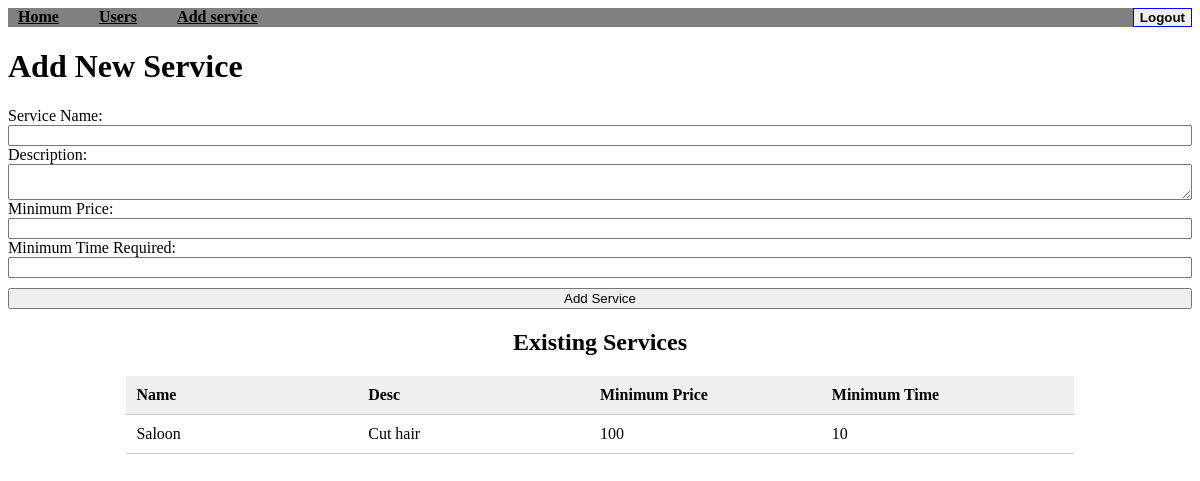
/admin-add-service (signed in), run on an earlier commit of the app's database.
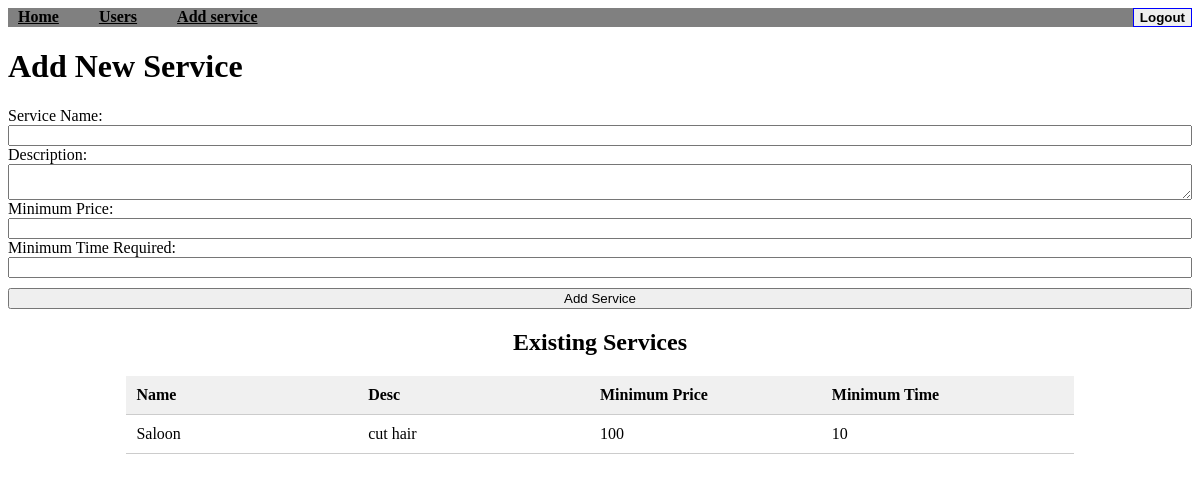
And on a later commit of the database.
### application/database.py (models this page shows)
class Services(db.Model):
    service_id = db.Column(db.Integer, primary_key=True)
    name = db.Column(db.String(150), nullable=False)
    desc = db.Column(db.String(500), nullable=False)
    min_price = db.Column(db.Integer, nullable=False)
    min_time_req = db.Column(db.String(200), nullable=False)
    requests = db.relationship('Requests', backref='services')

### app.py (the view, shortened to what this page needs)
@app.route('/admin-add-service', methods=['GET', 'POST'])
def add_service():
    if 'user_id' not in session or session['role'] != 'Admin':
        return redirect(url_for('login'))
    services = Services.query.all()
    return render_template('admin_add_service.html' ,services = services)

### templates/admin_add_service.html (shortened to what this page needs)
<!DOCTYPE html>
<html lang="en">
<head>
</head>
<body>
    <nav style="width: 100%; background-color:gray">
        <div style="display: flex; justify-content: space-between;">
            <ul style="list-style: none; display: flex; margin: 0; padding: 0;">
                <li style="margin-right: 20px;">
                    <a href="/admin" style=" color: #000; padding: 5px 10px; font-weight: bold;">Home</a>
                </li>
                <li style="margin-right: 20px;">
                    <a href="/admin-users" style=" color: #000; padding: 5px 10px; font-weight: bold;">Users</a>
                </li>
                <li style="margin-right: 20px;">
                    <a href="/admin-add-service" style=" color: #000; padding: 5px 10px; font-weight: bold;">Add service</a>
                </li>
            </ul>
            <form action="/logout" method="POST">
                <button type="submit" style="border:1px blue solid; cursor: pointer; font-weight: bold;">Logout</button>
            </form>
        </div>
    </nav>
    <div class="container" >
        <h1>Add New Service</h1>
        <form action="{{ url_for('add_service') }}" method="POST" style="display: flex; flex-direction:column;" >
            <label for="name">Service Name:</label>
            <input type="text" id="name" name="name" required>
            <label for="desc">Description:</label>
            <textarea id="desc" name="desc" required></textarea>
            <label for="min_price">Minimum Price:</label>
            <input type="number" id="min_price" name="min_price" required>
            <label for="min_time_req">Minimum Time Required:</label>
            <input type="text" id="min_time_req" name="min_time_req" style="margin-bottom: 10px;">
            <input type="submit" value="Add Service">
        </form>
    </div>
    <div style="width: 80%; margin: 0 auto; margin-top: 20px;">
        <div>
            <h2 style="text-align: center;">Existing Services</h2>
            <div style="display: flex; font-weight: bold; padding: 10px; background-color: #f0f0f0; border-bottom: 1px solid #ccc;">
                <div style="flex: 1; text-align: left;">Name</div>
                <div style="flex: 1; text-align: left;">Desc</div>
                <div style="flex: 1; text-align: left;">Minimum Price</div>
                <div style="flex: 1; text-align: left;">Minimum Time</div>
            </div>
            {% for service in services %}
            <div style="display: flex; padding: 10px; border-bottom: 1px solid #ccc;">
                <div style="flex: 1; text-align: left;">{{ service.name }}</div>
                <div style="flex: 1; text-align: left;">{{ service.desc[:10] }}</div>
                <div style="flex: 1; text-align: left;">{{ service.min_price }}</div>
                <div style="flex: 1; text-align: left;">{{ service.min_time_req }}</div>
            </div>
            {% endfor %}
        </div>
    </div>
</body>
</html>

What changed in the data, as far as the page shows it:
changed Services "Saloon": desc "Cut hair" → "cut hair"
